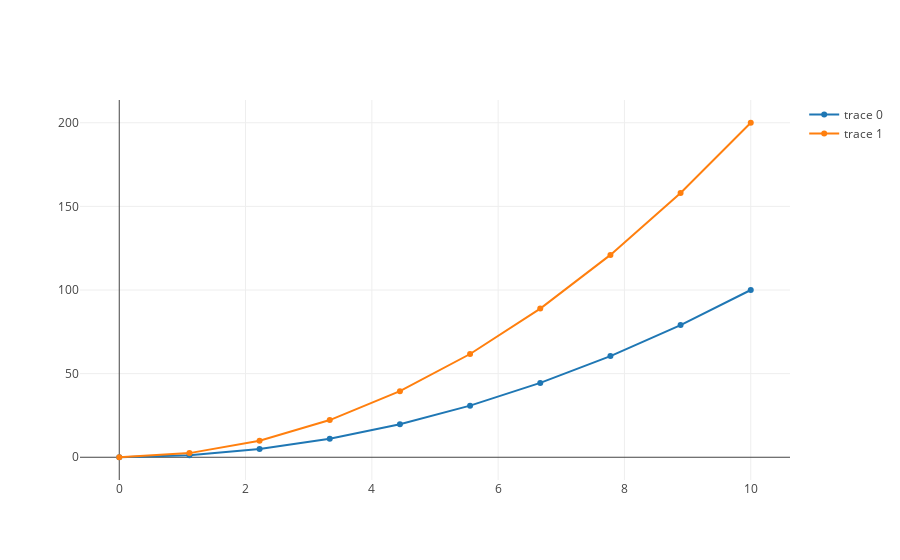
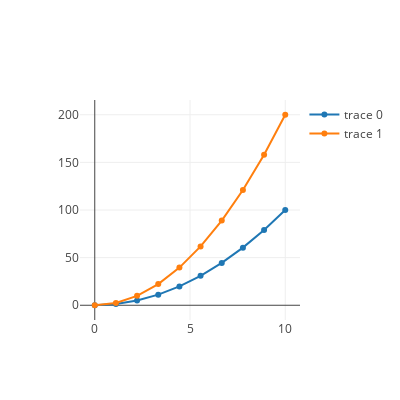

These figures' notebook cell, in order:
### Markdown cell above
## Visualization

Several packages already exist for visualization in python. The most popular one in matplotlib, it has very simple syntax which should feel familiar for matlab users; however, matplotlib generates static plots. The Impact visualization module is built around plotly, which generated dynamic javascript plots, and as such it is worthwhile understanding the basic syntax of plotly charts.

### Code cell
import impact.plotting as implot
import numpy as np

# Charts are made up in a hierarchical structure, but can be quickly generated as follows:
x = np.linspace(0,10,10) 
y = np.linspace(0,10,10)**2
implot.plot([implot.go.Scatter(x=x,y=y),
             implot.go.Scatter(x=x,y=y*2)])

# For more control over these plots, they can be built form the ground up
# Traces are defined for each feature
traces = [implot.go.Scatter(x=x,y=y),
             implot.go.Scatter(x=x,y=y*2)]

layout = implot.go.Layout(height=400,width=400)

# Traces are joined to a figure
fig = implot.go.Figure(data=traces, layout=layout)

# And a figure is printed using plot
implot.plot(fig)

### Figure 1 — Plotly figure (JSON) as saved in the notebook; plotly's stock layout.template omitted (floating-point values rounded to 4 significant figures)
{"data": [{"type": "scatter", "uid": "2a67a0ae-fc28-11e8-8255-9cb6d0b75520", "x": [0, 1.111, 2.222, 3.333, 4.444, 5.556, 6.667, 7.778, 8.889, 10], "y": [0, 1.235, 4.938, 11.11, 19.75, 30.86, 44.44, 60.49, 79.01, 100]}, {"type": "scatter", "uid": "2a67a0af-fc28-11e8-98c0-9cb6d0b75520", "x": [0, 1.111, 2.222, 3.333, 4.444, 5.556, 6.667, 7.778, 8.889, 10], "y": [0, 2.469, 9.877, 22.22, 39.51, 61.73, 88.89, 121.0, 158.0, 200]}], "layout": {}}

### Figure 2 — Plotly figure (JSON) as saved in the notebook; plotly's stock layout.template omitted (floating-point values rounded to 4 significant figures)
{"data": [{"type": "scatter", "uid": "2aa36e18-fc28-11e8-898d-9cb6d0b75520", "x": [0, 1.111, 2.222, 3.333, 4.444, 5.556, 6.667, 7.778, 8.889, 10], "y": [0, 1.235, 4.938, 11.11, 19.75, 30.86, 44.44, 60.49, 79.01, 100]}, {"type": "scatter", "uid": "2aa36e19-fc28-11e8-aa6a-9cb6d0b75520", "x": [0, 1.111, 2.222, 3.333, 4.444, 5.556, 6.667, 7.778, 8.889, 10], "y": [0, 2.469, 9.877, 22.22, 39.51, 61.73, 88.89, 121.0, 158.0, 200]}], "layout": {"height": 400, "width": 400}}
